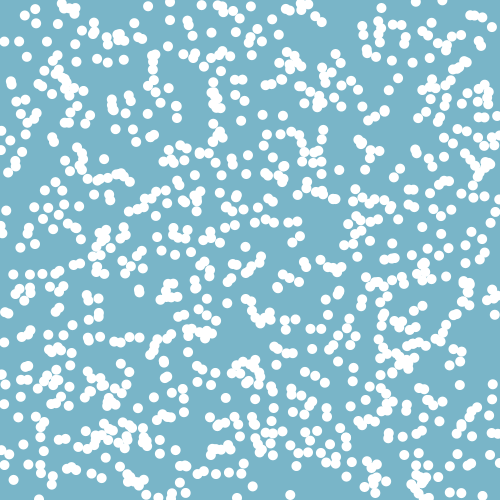
Frame 1 (no input)
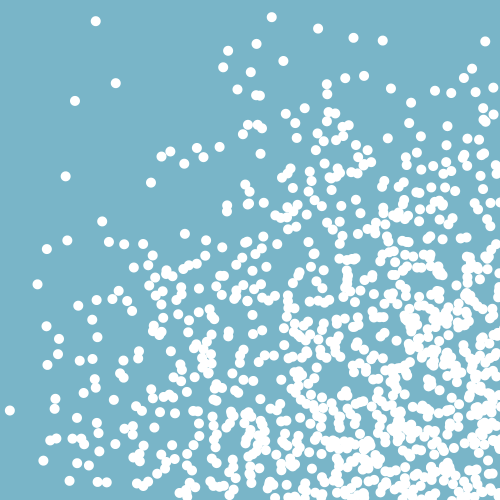
Frame 60 (the mouse pressed at the canvas centre just before this capture)
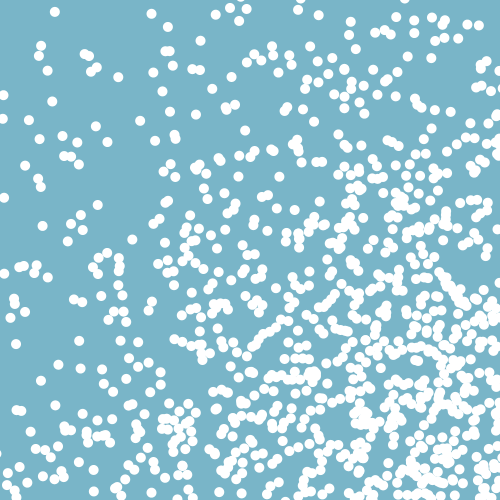
Frame 120 (the mouse held since frame 60 and released just before this capture)

The Processing sketch that drew these frames (run headless with seeded random() and noise(); from frame 60 on, the mouse is pressed at the canvas centre):

// Processing sketch: processing_33736
// ── processing_33736.pde

int numCircles = 1000;
float [] circleX = new float[numCircles];
float [] circleY = new float[numCircles];
float [] velX = new float[numCircles];
float [] velY = new float[numCircles];

void setup(){
  size(500,500);
  smooth();
  noStroke();
 
  for(int i=0; i< numCircles; i++){
    circleX[i] = random(0,500);
    circleY[i] = random(0,500);
    velX[i]=random(0,5);  
    velY[i]=random(0,5);
     
  }
 }

void draw(){
  background(121,181,200);

  for(int i=0; i< numCircles; i++){
  ellipse(circleX[i], circleY[i],10,10);
  circleX[i]=circleX[i]+velX[i];
  circleY[i]=circleY[i]+velY[i];
  if((circleX[i]>width)||(circleX[i]<0)) {
    velX[i]=velX[i]*-1;
  }
  if((circleY[i]>height)||(circleY[i]<0)){
    velY[i]=velY[i]*-1;
  }
  }
}
 
 
 
  
